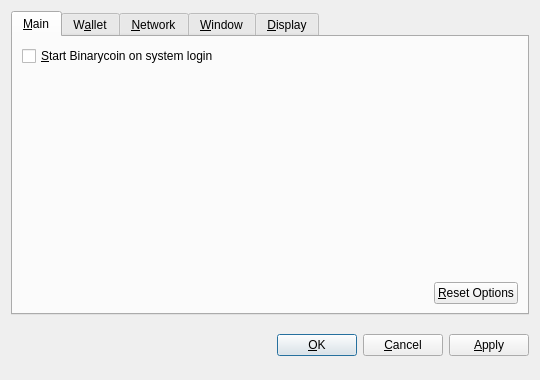
<?xml version="1.0" encoding="UTF-8"?>
<ui version="4.0">
 <class>OptionsDialog</class>
 <widget class="QDialog" name="OptionsDialog">
  <property name="geometry">
   <rect>
    <x>0</x>
    <y>0</y>
    <width>540</width>
    <height>380</height>
   </rect>
  </property>
  <property name="windowTitle">
   <string>Options</string>
  </property>
  <property name="modal">
   <bool>true</bool>
  </property>
  <layout class="QVBoxLayout" name="verticalLayout">
   <item>
    <widget class="QTabWidget" name="tabWidget">
     <property name="tabPosition">
      <enum>QTabWidget::North</enum>
     </property>
     <property name="currentIndex">
      <number>0</number>
     </property>
     <widget class="QWidget" name="tabMain">
      <attribute name="title">
       <string>&amp;Main</string>
      </attribute>
      <layout class="QVBoxLayout" name="verticalLayout_Main">
       <item>
        <widget class="QCheckBox" name="bitcoinAtStartup">
         <property name="toolTip">
          <string>Automatically start Binarycoin after logging in to the system.</string>
         </property>
         <property name="text">
          <string>&amp;Start Binarycoin on system login</string>
         </property>
        </widget>
       </item>
       <item>
        <spacer name="verticalSpacer_Main">
         <property name="orientation">
          <enum>Qt::Vertical</enum>
         </property>
         <property name="sizeHint" stdset="0">
          <size>
           <width>20</width>
           <height>40</height>
          </size>
         </property>
        </spacer>
       </item>
       <item>
        <layout class="QHBoxLayout" name="horizontalLayout_2_Main">
         <item>
          <spacer name="horizontalSpacer_2_Main">
           <property name="orientation">
            <enum>Qt::Horizontal</enum>
           </property>
           <property name="sizeHint" stdset="0">
            <size>
             <width>40</width>
             <height>20</height>
            </size>
           </property>
          </spacer>
         </item>
         <item>
          <widget class="QPushButton" name="resetButton">
           <property name="toolTip">
            <string>Reset all client options to default.</string>
           </property>
           <property name="text">
            <string>&amp;Reset Options</string>
           </property>
           <property name="autoDefault">
            <bool>false</bool>
           </property>
          </widget>
         </item>
        </layout>
       </item>
      </layout>
     </widget>
     <widget class="QWidget" name="tabWallet">
      <attribute name="title">
       <string>W&amp;allet</string>
      </attribute>
      <layout class="QVBoxLayout" name="verticalLayout_Network">
       <item>
        <widget class="QLabel" name="transactionFeeInfoLabel">
         <property name="text">
          <string>Optional transaction fee per kB that helps make sure your transactions are processed quickly. Most transactions are 1 kB.</string>
         </property>
         <property name="textFormat">
          <enum>Qt::PlainText</enum>
         </property>
         <property name="wordWrap">
          <bool>true</bool>
         </property>
        </widget>
       </item>
       <item>
        <layout class="QHBoxLayout" name="horizontalLayout_1_Main">
         <item>
          <widget class="QLabel" name="transactionFeeLabel">
           <property name="text">
            <string>Pay transaction &amp;fee</string>
           </property>
           <property name="textFormat">
            <enum>Qt::PlainText</enum>
           </property>
           <property name="buddy">
            <cstring>transactionFee</cstring>
           </property>
          </widget>
         </item>
         <item>
          <widget class="BitcoinAmountField" name="transactionFee"/>
         </item>
         <item>
          <spacer name="horizontalSpacer_1_Main">
           <property name="orientation">
            <enum>Qt::Horizontal</enum>
           </property>
           <property name="sizeHint" stdset="0">
            <size>
             <width>40</width>
             <height>20</height>
            </size>
           </property>
          </spacer>
         </item>
        </layout>
       </item>
       <item>
        <widget class="QLabel" name="label">
         <property name="text">
          <string>If you disable the spending of unconfirmed change, the change from a transaction cannot be used until that transaction has at least one confirmation. This also affects how your balance is computed.</string>
         </property>
         <property name="wordWrap">
          <bool>true</bool>
         </property>
        </widget>
       </item>
       <item>
        <widget class="QCheckBox" name="spendZeroConfChange">
         <property name="text">
          <string>Spend unconfirmed change  (experts only)</string>
         </property>
        </widget>
       </item>
       <item>
        <spacer name="verticalSpacer">
         <property name="orientation">
          <enum>Qt::Vertical</enum>
         </property>
         <property name="sizeHint" stdset="0">
          <size>
           <width>20</width>
           <height>40</height>
          </size>
         </property>
        </spacer>
       </item>
      </layout>
     </widget>
     <widget class="QWidget" name="tabNetwork">
      <attribute name="title">
       <string>&amp;Network</string>
      </attribute>
      <layout class="QVBoxLayout" name="verticalLayout_Network">
       <item>
        <widget class="QCheckBox" name="mapPortUpnp">
         <property name="toolTip">
          <string>Automatically open the Binarycoin client port on the router. This only works when your router supports UPnP and it is enabled.</string>
         </property>
         <property name="text">
          <string>Map port using &amp;UPnP</string>
         </property>
        </widget>
       </item>
       <item>
        <widget class="QCheckBox" name="connectSocks">
         <property name="toolTip">
          <string>Connect to the Binarycoin network through a SOCKS proxy (e.g. when connecting through Tor).</string>
         </property>
         <property name="text">
          <string>&amp;Connect through SOCKS proxy:</string>
         </property>
        </widget>
       </item>
       <item>
        <layout class="QHBoxLayout" name="horizontalLayout_Network">
         <item>
          <widget class="QLabel" name="proxyIpLabel">
           <property name="text">
            <string>Proxy &amp;IP:</string>
           </property>
           <property name="textFormat">
            <enum>Qt::PlainText</enum>
           </property>
           <property name="buddy">
            <cstring>proxyIp</cstring>
           </property>
          </widget>
         </item>
         <item>
          <widget class="QValidatedLineEdit" name="proxyIp">
           <property name="maximumSize">
            <size>
             <width>140</width>
             <height>16777215</height>
            </size>
           </property>
           <property name="toolTip">
            <string>IP address of the proxy (e.g. 127.0.0.1)</string>
           </property>
          </widget>
         </item>
         <item>
          <widget class="QLabel" name="proxyPortLabel">
           <property name="text">
            <string>&amp;Port:</string>
           </property>
           <property name="textFormat">
            <enum>Qt::PlainText</enum>
           </property>
           <property name="buddy">
            <cstring>proxyPort</cstring>
           </property>
          </widget>
         </item>
         <item>
          <widget class="QLineEdit" name="proxyPort">
           <property name="maximumSize">
            <size>
             <width>55</width>
             <height>16777215</height>
            </size>
           </property>
           <property name="toolTip">
            <string>Port of the proxy (e.g. 9050)</string>
           </property>
          </widget>
         </item>
         <item>
          <widget class="QLabel" name="socksVersionLabel">
           <property name="text">
            <string>SOCKS &amp;Version:</string>
           </property>
           <property name="textFormat">
            <enum>Qt::PlainText</enum>
           </property>
           <property name="buddy">
            <cstring>socksVersion</cstring>
           </property>
          </widget>
         </item>
         <item>
          <widget class="QValueComboBox" name="socksVersion">
           <property name="toolTip">
            <string>SOCKS version of the proxy (e.g. 5)</string>
           </property>
          </widget>
         </item>
         <item>
          <spacer name="horizontalSpacer_Network">
           <property name="orientation">
            <enum>Qt::Horizontal</enum>
           </property>
           <property name="sizeHint" stdset="0">
            <size>
             <width>40</width>
             <height>20</height>
            </size>
           </property>
          </spacer>
         </item>
        </layout>
       </item>
       <item>
        <spacer name="verticalSpacer_Network">
         <property name="orientation">
          <enum>Qt::Vertical</enum>
         </property>
         <property name="sizeHint" stdset="0">
          <size>
           <width>20</width>
           <height>40</height>
          </size>
         </property>
        </spacer>
       </item>
      </layout>
     </widget>
     <widget class="QWidget" name="tabWindow">
      <attribute name="title">
       <string>&amp;Window</string>
      </attribute>
      <layout class="QVBoxLayout" name="verticalLayout_Window">
       <item>
        <widget class="QCheckBox" name="minimizeToTray">
         <property name="toolTip">
          <string>Show only a tray icon after minimizing the window.</string>
         </property>
         <property name="text">
          <string>&amp;Minimize to the tray instead of the taskbar</string>
         </property>
        </widget>
       </item>
       <item>
        <widget class="QCheckBox" name="minimizeOnClose">
         <property name="toolTip">
          <string>Minimize instead of exit the application when the window is closed. When this option is enabled, the application will be closed only after selecting Quit in the menu.</string>
         </property>
         <property name="text">
          <string>M&amp;inimize on close</string>
         </property>
        </widget>
       </item>
       <item>
        <spacer name="verticalSpacer_Window">
         <property name="orientation">
          <enum>Qt::Vertical</enum>
         </property>
         <property name="sizeHint" stdset="0">
          <size>
           <width>20</width>
           <height>40</height>
          </size>
         </property>
        </spacer>
       </item>
      </layout>
     </widget>
     <widget class="QWidget" name="tabDisplay">
      <attribute name="title">
       <string>&amp;Display</string>
      </attribute>
      <layout class="QVBoxLayout" name="verticalLayout_Display">
       <item>
        <layout class="QHBoxLayout" name="horizontalLayout_1_Display">
         <item>
          <widget class="QLabel" name="langLabel">
           <property name="text">
            <string>User Interface &amp;language:</string>
           </property>
           <property name="textFormat">
            <enum>Qt::PlainText</enum>
           </property>
           <property name="buddy">
            <cstring>lang</cstring>
           </property>
          </widget>
         </item>
         <item>
          <widget class="QValueComboBox" name="lang">
           <property name="toolTip">
            <string>The user interface language can be set here. This setting will take effect after restarting Binarycoin.</string>
           </property>
          </widget>
         </item>
        </layout>
       </item>
       <item>
        <layout class="QHBoxLayout" name="horizontalLayout_2_Display">
         <item>
          <widget class="QLabel" name="unitLabel">
           <property name="text">
            <string>&amp;Unit to show amounts in:</string>
           </property>
           <property name="textFormat">
            <enum>Qt::PlainText</enum>
           </property>
           <property name="buddy">
            <cstring>unit</cstring>
           </property>
          </widget>
         </item>
         <item>
          <widget class="QValueComboBox" name="unit">
           <property name="toolTip">
            <string>Choose the default subdivision unit to show in the interface and when sending coins.</string>
           </property>
          </widget>
         </item>
        </layout>
       </item>
       <item>
        <widget class="QCheckBox" name="displayAddresses">
         <property name="toolTip">
          <string>Whether to show Binarycoin addresses in the transaction list or not.</string>
         </property>
         <property name="text">
          <string>&amp;Display addresses in transaction list</string>
         </property>
        </widget>
       </item>
       <item>
        <widget class="QCheckBox" name="coinControlFeatures">
         <property name="toolTip">
          <string>Whether to show coin control features or not.</string>
         </property>
         <property name="text">
          <string>Display coin &amp;control features (experts only!)</string>
         </property>
        </widget>
       </item>
       <item>
        <spacer name="verticalSpacer_Display">
         <property name="orientation">
          <enum>Qt::Vertical</enum>
         </property>
         <property name="sizeHint" stdset="0">
          <size>
           <width>20</width>
           <height>40</height>
          </size>
         </property>
        </spacer>
       </item>
      </layout>
     </widget>
    </widget>
   </item>
   <item>
    <layout class="QHBoxLayout" name="horizontalLayout_Buttons">
     <item>
      <spacer name="horizontalSpacer_1">
       <property name="orientation">
        <enum>Qt::Horizontal</enum>
       </property>
       <property name="sizeHint" stdset="0">
        <size>
         <width>40</width>
         <height>48</height>
        </size>
       </property>
      </spacer>
     </item>
     <item>
      <widget class="QLabel" name="statusLabel">
       <property name="font">
        <font>
         <weight>75</weight>
         <bold>true</bold>
        </font>
       </property>
       <property name="text">
        <string/>
       </property>
       <property name="textFormat">
        <enum>Qt::PlainText</enum>
       </property>
       <property name="wordWrap">
        <bool>true</bool>
       </property>
      </widget>
     </item>
     <item>
      <spacer name="horizontalSpacer_2">
       <property name="orientation">
        <enum>Qt::Horizontal</enum>
       </property>
       <property name="sizeHint" stdset="0">
        <size>
         <width>40</width>
         <height>48</height>
        </size>
       </property>
      </spacer>
     </item>
     <item>
      <widget class="QPushButton" name="okButton">
       <property name="text">
        <string>&amp;OK</string>
       </property>
      </widget>
     </item>
     <item>
      <widget class="QPushButton" name="cancelButton">
       <property name="text">
        <string>&amp;Cancel</string>
       </property>
       <property name="autoDefault">
        <bool>false</bool>
       </property>
      </widget>
     </item>
     <item>
      <widget class="QPushButton" name="applyButton">
       <property name="text">
        <string>&amp;Apply</string>
       </property>
       <property name="autoDefault">
        <bool>false</bool>
       </property>
      </widget>
     </item>
    </layout>
   </item>
  </layout>
 </widget>
 <customwidgets>
  <customwidget>
   <class>BitcoinAmountField</class>
   <extends>QSpinBox</extends>
   <header>bitcoinamountfield.h</header>
  </customwidget>
  <customwidget>
   <class>QValueComboBox</class>
   <extends>QComboBox</extends>
   <header>qvaluecombobox.h</header>
  </customwidget>
  <customwidget>
   <class>QValidatedLineEdit</class>
   <extends>QLineEdit</extends>
   <header>qvalidatedlineedit.h</header>
  </customwidget>
 </customwidgets>
 <resources/>
 <connections/>
</ui>
